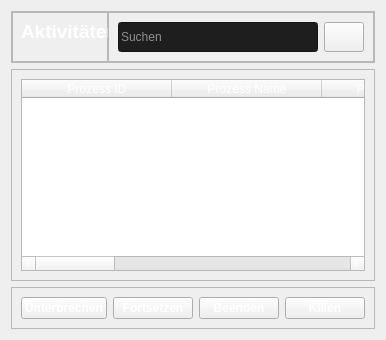
            <widget class="QWidget" name="activity_page">
             <layout class="QVBoxLayout" name="verticalLayout_27">
              <item>
               <widget class="QFrame" name="frame_10">
                <property name="frameShape">
                 <enum>QFrame::StyledPanel</enum>
                </property>
                <property name="frameShadow">
                 <enum>QFrame::Raised</enum>
                </property>
                <layout class="QHBoxLayout" name="horizontalLayout_13">
                 <property name="spacing">
                  <number>0</number>
                 </property>
                 <property name="leftMargin">
                  <number>0</number>
                 </property>
                 <property name="topMargin">
                  <number>0</number>
                 </property>
                 <property name="rightMargin">
                  <number>0</number>
                 </property>
                 <property name="bottomMargin">
                  <number>0</number>
                 </property>
                 <item>
                  <widget class="QFrame" name="frame_30">
                   <property name="sizePolicy">
                    <sizepolicy hsizetype="Expanding" vsizetype="Preferred">
                     <horstretch>0</horstretch>
                     <verstretch>0</verstretch>
                    </sizepolicy>
                   </property>
                   <property name="frameShape">
                    <enum>QFrame::StyledPanel</enum>
                   </property>
                   <property name="frameShadow">
                    <enum>QFrame::Raised</enum>
                   </property>
                   <widget class="QLabel" name="label_16">
                    <property name="geometry">
                     <rect>
                      <x>9</x>
                      <y>9</y>
                      <width>111</width>
                      <height>21</height>
                     </rect>
                    </property>
                    <property name="font">
                     <font>
                      <pointsize>14</pointsize>
                      <weight>75</weight>
                      <bold>true</bold>
                     </font>
                    </property>
                    <property name="styleSheet">
                     <string notr="true">color: rgb(255, 255, 255);</string>
                    </property>
                    <property name="text">
                     <string>Aktivitäten</string>
                    </property>
                   </widget>
                  </widget>
                 </item>
                 <item alignment="Qt::AlignRight">
                  <widget class="QFrame" name="frame_31">
                   <property name="sizePolicy">
                    <sizepolicy hsizetype="Expanding" vsizetype="Preferred">
                     <horstretch>0</horstretch>
                     <verstretch>0</verstretch>
                    </sizepolicy>
                   </property>
                   <property name="frameShape">
                    <enum>QFrame::StyledPanel</enum>
                   </property>
                   <property name="frameShadow">
                    <enum>QFrame::Raised</enum>
                   </property>
                   <layout class="QHBoxLayout" name="horizontalLayout_14">
                    <item>
                     <widget class="QLineEdit" name="activity_search">
                      <property name="enabled">
                       <bool>true</bool>
                      </property>
                      <property name="sizePolicy">
                       <sizepolicy hsizetype="Minimum" vsizetype="Minimum">
                        <horstretch>0</horstretch>
                        <verstretch>0</verstretch>
                       </sizepolicy>
                      </property>
                      <property name="minimumSize">
                       <size>
                        <width>200</width>
                        <height>30</height>
                       </size>
                      </property>
                      <property name="styleSheet">
                       <string notr="true">background-color: rgb(30, 30, 30);
color: rgb(255, 255, 255);</string>
                      </property>
                      <property name="placeholderText">
                       <string>Suchen</string>
                      </property>
                     </widget>
                    </item>
                    <item>
                     <widget class="QPushButton" name="activity_search_button">
                      <property name="sizePolicy">
                       <sizepolicy hsizetype="Preferred" vsizetype="Preferred">
                        <horstretch>0</horstretch>
                        <verstretch>0</verstretch>
                       </sizepolicy>
                      </property>
                      <property name="styleSheet">
                       <string notr="true">color: rgb(255, 255, 255);</string>
                      </property>
                      <property name="text">
                       <string/>
                      </property>
                      <property name="icon">
                       <iconset resource="../images/ui_images.qrc">
                        <normaloff>:/images/ui_images/search_white_36dp.svg</normaloff>:/images/ui_images/search_white_36dp.svg</iconset>
                      </property>
                      <property name="iconSize">
                       <size>
                        <width>26</width>
                        <height>26</height>
                       </size>
                      </property>
                     </widget>
                    </item>
                   </layout>
                  </widget>
                 </item>
                </layout>
               </widget>
              </item>
              <item>
               <widget class="QFrame" name="frame_32">
                <property name="frameShape">
                 <enum>QFrame::StyledPanel</enum>
                </property>
                <property name="frameShadow">
                 <enum>QFrame::Raised</enum>
                </property>
                <layout class="QHBoxLayout" name="horizontalLayout_22">
                 <item>
                  <widget class="QTableWidget" name="activities_tableWidget">
                   <property name="styleSheet">
                    <string notr="true">color: rgb(255, 255, 255);</string>
                   </property>
                   <attribute name="horizontalHeaderDefaultSectionSize">
                    <number>150</number>
                   </attribute>
                   <column>
                    <property name="text">
                     <string>Prozess ID</string>
                    </property>
                   </column>
                   <column>
                    <property name="text">
                     <string>Prozess Name</string>
                    </property>
                   </column>
                   <column>
                    <property name="text">
                     <string>Prozess Status</string>
                    </property>
                   </column>
                   <column>
                    <property name="text">
                     <string>Gestartet</string>
                    </property>
                   </column>
                   <column>
                    <property name="text">
                     <string>Unterbrechen</string>
                    </property>
                   </column>
                   <column>
                    <property name="text">
                     <string>Fortsetzen</string>
                    </property>
                   </column>
                   <column>
                    <property name="text">
                     <string>Beenden</string>
                    </property>
                   </column>
                   <column>
                    <property name="text">
                     <string>Killen</string>
                    </property>
                   </column>
                  </widget>
                 </item>
                </layout>
               </widget>
              </item>
              <item>
               <widget class="QFrame" name="frame_29">
                <property name="frameShape">
                 <enum>QFrame::StyledPanel</enum>
                </property>
                <property name="frameShadow">
                 <enum>QFrame::Raised</enum>
                </property>
                <layout class="QHBoxLayout" name="horizontalLayout_21">
                 <item>
                  <widget class="QPushButton" name="pushButton_3">
                   <property name="font">
                    <font>
                     <weight>75</weight>
                     <bold>true</bold>
                    </font>
                   </property>
                   <property name="styleSheet">
                    <string notr="true">color: rgb(255, 255, 255);</string>
                   </property>
                   <property name="text">
                    <string>Unterbrechen</string>
                   </property>
                  </widget>
                 </item>
                 <item>
                  <widget class="QPushButton" name="pushButton_4">
                   <property name="font">
                    <font>
                     <weight>75</weight>
                     <bold>true</bold>
                    </font>
                   </property>
                   <property name="styleSheet">
                    <string notr="true">color: rgb(255, 255, 255);</string>
                   </property>
                   <property name="text">
                    <string>Fortsetzen</string>
                   </property>
                  </widget>
                 </item>
                 <item>
                  <widget class="QPushButton" name="pushButton_5">
                   <property name="font">
                    <font>
                     <weight>75</weight>
                     <bold>true</bold>
                    </font>
                   </property>
                   <property name="styleSheet">
                    <string notr="true">color: rgb(255, 255, 255);</string>
                   </property>
                   <property name="text">
                    <string>Beenden</string>
                   </property>
                  </widget>
                 </item>
                 <item>
                  <widget class="QPushButton" name="pushButton_6">
                   <property name="font">
                    <font>
                     <weight>75</weight>
                     <bold>true</bold>
                    </font>
                   </property>
                   <property name="styleSheet">
                    <string notr="true">color: rgb(255, 255, 255);</string>
                   </property>
                   <property name="text">
                    <string>Killen</string>
                   </property>
                  </widget>
                 </item>
                </layout>
               </widget>
              </item>
             </layout>
            </widget>
